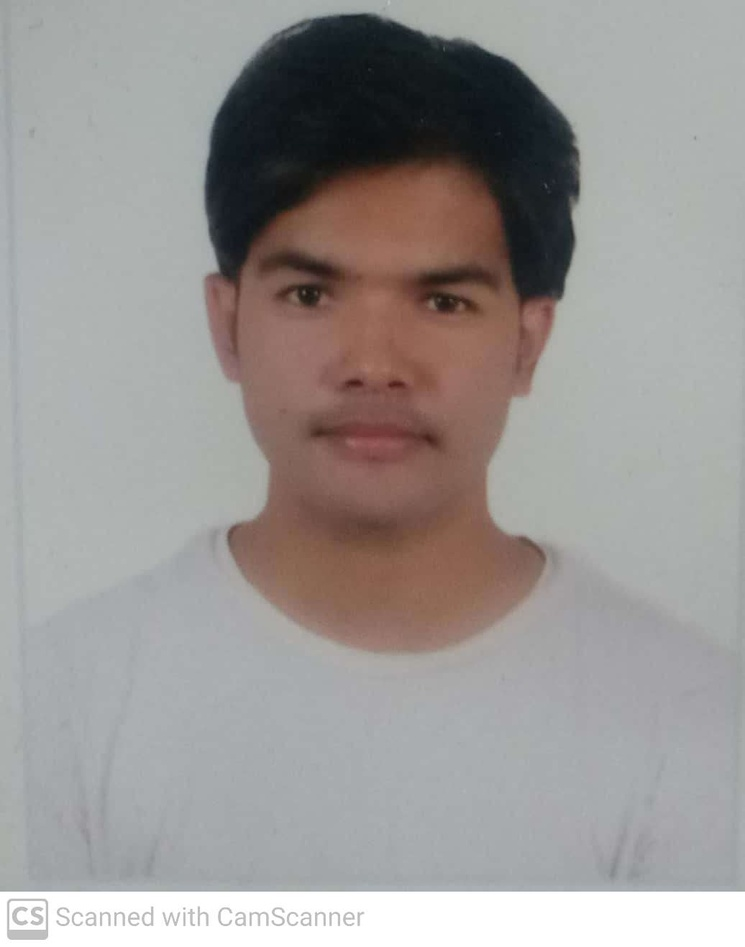
#> input picture santosh.jpg, 745 x 947 px, shrunk from 1036 x 1317 before the run
$ python main.py
#> lines starting #> are read from the running program, lines starting #| are printed output that depends on the picture; after the words box and inside, x2 and y2 are one past the last pixel; in counts of white or black regions, pixels touching at a corner belong together
import cv2
import numpy as np

# print(kernel)
kernel = np.ones((5,5),np.uint8)
path = "santosh.jpg"
img = cv2.imread(path)
#> img is the input picture: shape (947, 745, 3); mean B, G, R 149.7, 151.3, 155.2
imgGray = cv2.cvtColor(img,cv2.COLOR_BGR2GRAY)
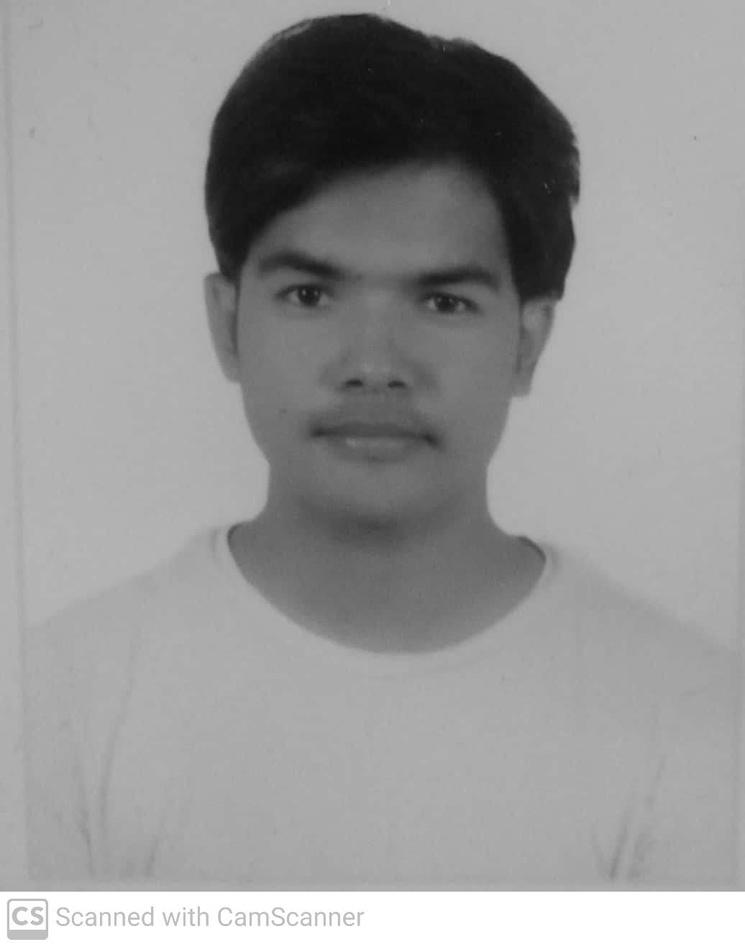
#> imgGray: shape (947, 745); min 13, max 255, mean 152.3
imgBlur = cv2.GaussianBlur(imgGray,(7,7),0)
imgCanny = cv2.Canny(imgBlur,100,200)
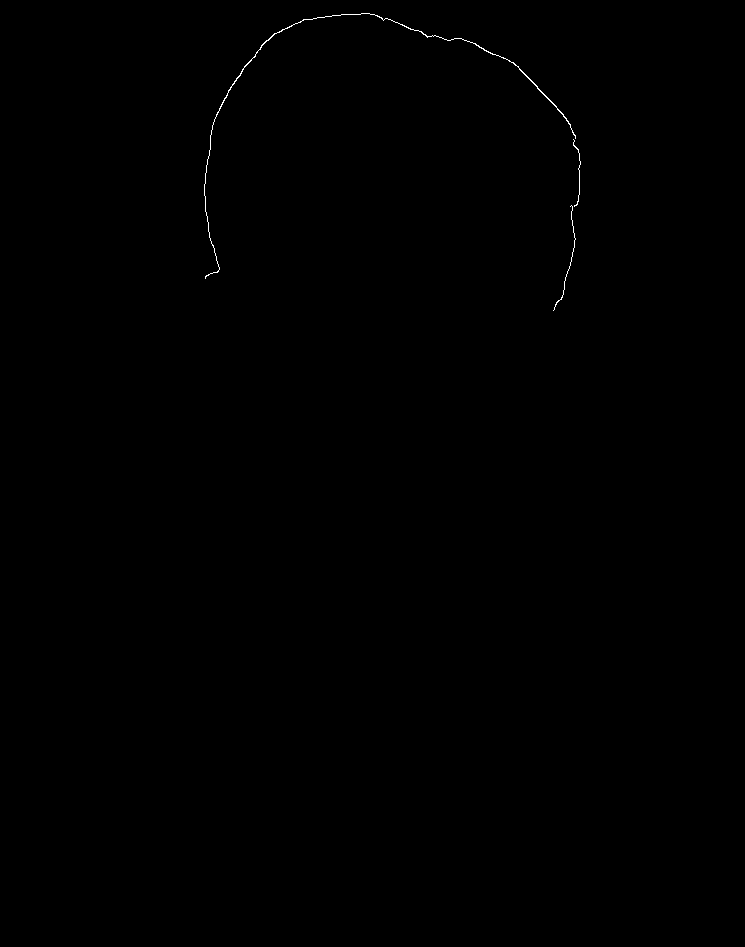
#> imgCanny: shape (947, 745); 0.13% white in thin lines or dots, all inside (x1, y1, x2, y2) = (204, 13, 581, 311)
imgDilation = cv2.dilate(imgCanny,kernel,iterations=2)
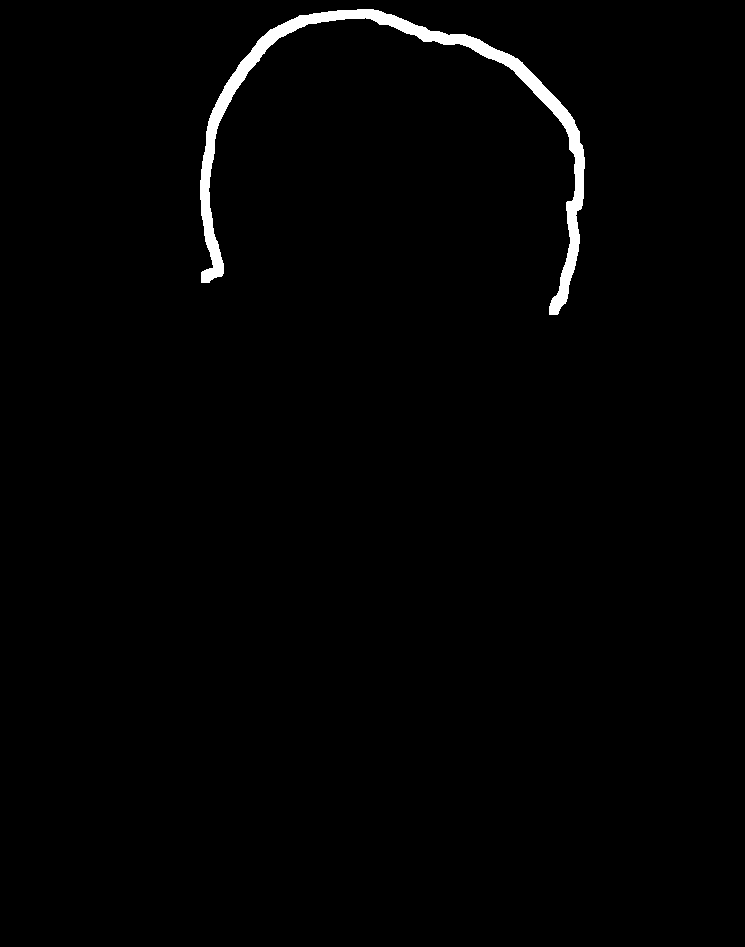
#> imgDilation: shape (947, 745); 1.3% white; 1 white region, box (x1, y1, x2, y2) and area: (200, 9, 585, 315) 9089
imgEorde = cv2.erode(imgDilation,kernel,iterations=2)
cv2.imshow("Santosh",img)
cv2.imshow("Gray",imgGray)
cv2.imshow("Blur",imgBlur)
cv2.imshow("Canny",imgCanny)
cv2.imshow("Dialted",imgDilation)
cv2.imshow("Erode",imgEorde)

cv2.waitKey(0)
